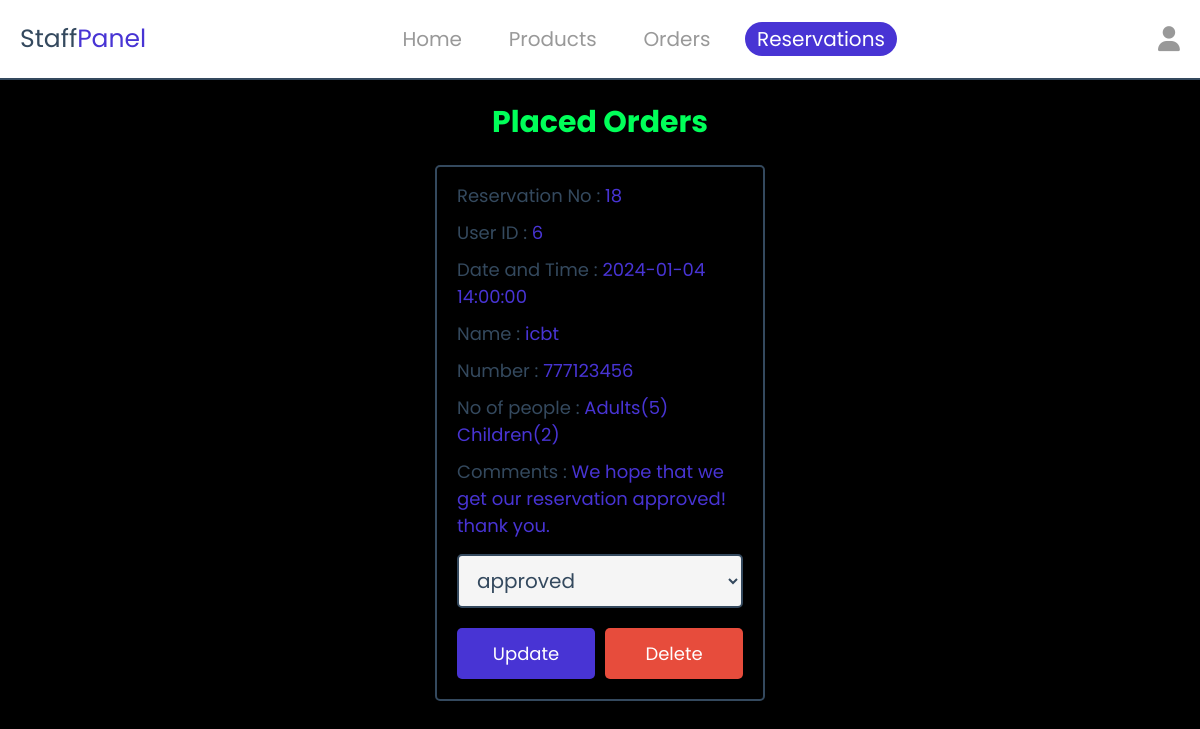
/staff/reservations.php (signed in), run on the app's committed database.
### tables this page shows
CREATE TABLE `reservation` (
  `id` int(11) NOT NULL,
  `user_id` int(11) NOT NULL,
  `date_time` datetime NOT NULL,
  `adults` int(11) NOT NULL,
  `children` int(11) NOT NULL,
  `comments` varchar(255) NOT NULL,
  `name` varchar(50) NOT NULL,
  `number` int(11) NOT NULL,
  `status` varchar(10) NOT NULL
);

### staff/reservations.php (the view, shortened to what this page needs)
<?php
   include('../db/database.php');
?>
<!DOCTYPE html>
<html lang="en">
<head>
   <link rel="stylesheet" href="https://cdnjs.cloudflare.com/ajax/libs/font-awesome/6.1.1/css/all.min.css">
   <link rel="stylesheet" href="../css/admin_style.css">
</head>
<body>
   <?php include '../components/staff_header.php' ?>
   <section class="placed-orders">
      <h1 class="heading">placed orders</h1>
      <div class="box-container">
      <?php
        $select_reservations = $conn->prepare("SELECT * FROM reservation");
        $select_reservations->execute();
        if($select_reservations->rowCount() > 0){
        while($fetch_reservations = $select_reservations->fetch(PDO::FETCH_ASSOC)){
      ?>
    <div class="box">
        <p> Reservation No : <span><?= $fetch_reservations['id']; ?></span> </p>
        <p> User ID : <span><?= $fetch_reservations['user_id']; ?></span> </p>
        <p> Date and Time : <span><?= $fetch_reservations['date_time']; ?></span> </p>
        <p> Name : <span><?= $fetch_reservations['name']; ?></span> </p>
        <p> Number : <span><?= $fetch_reservations['number']; ?></span> </p>
        <p> No of people : <span>Adults(<?= $fetch_reservations['adults']?>)&nbsp;&nbsp;
                        <?= ($fetch_reservations['children'] > 0) ?
                        "Children(".$fetch_reservations['children'].")" : ''; ?></span></p>
        <p> Comments : <span><?= $fetch_reservations['comments']; ?></span> </p>
    <?php
        if($fetch_reservations['status'] == 'pending') {
            $first_option = 'pending';
            $second_option = 'approve';
            $third_option = 'reject';
        }else if($fetch_reservations['status'] == 'approved') {
            $first_option = 'approved';
        }else if($fetch_reservations['status'] == 'rejected') {
            $first_option = 'rejected';
            $second_option = 'approve';
            $third_option = 'pending';
        }
    ?>
        <form action="" method="POST">
            <select name="reservation_status" class="drop-down">
                <option style=";" value="<?= $first_option ?>" selected><?= $first_option ?></option>
            </select>
            <div class="flex-btn">
               <input type="submit" value="update" class="btn" name="update_status">
               <a href="reservations.php?delete=<?= $fetch_reservations['id']; ?>" class="delete-btn" onclick="return confirm('delete this reservation?');">delete</a>
            </div>
         </form>
      </div>
      <?php
        }
      }else{
         echo '<p class="empty">No reservations placed yet!</p>';
      }
      ?>
      </div>
   </section>
</body>
</html>

### CSS/admin_style.css (style rules this page uses)
:root { --blue-color:#4834d4; --red:#e74c3c; --orange:#f39c12; --black:#34495e; --light-bg:#f5f5f5; --light-color:#999; --green: #00ff59; --border:.2rem solid var(--black); --box-shadow:0 .5rem 1rem rgba(0,0,0,.1); }
* { font-family: 'poppins', sans-serif; margin:0; padding:0; box-sizing: border-box; text-decoration: none; outline: none; border:none; }
html { font-size: 62.5%; overflow-x: hidden; }
body { background-color: black; }
section { max-width: 1200px; margin:0 auto; padding:2rem; }
.btn, .delete-btn, .option-btn, .hero-btn { display: block; margin-top: 1rem; border-radius: .5rem; cursor: pointer; width: 100%; font-size: 1.8rem; color: #fff; padding:1.2rem 3rem; text-transform: capitalize; text-align: center; }
.btn { background-color: var(--blue-color); }
.delete-btn { background-color: var(--red); }
.flex-btn { display: flex; gap:1rem; }
.heading { text-align: center; margin-bottom: 2rem; text-transform: capitalize; color:var(--black); font-size: 3rem; }
.placed-orders .heading { color: #00ff59; }
.placed-orders .box-container { display: grid; grid-template-columns: repeat(auto-fit, 33rem); gap:1.5rem; justify-content: center; align-items: flex-start; }
.placed-orders .box-container .box { background-color: #000000; border-radius: .5rem; box-shadow: var(--box-shadow); border:var(--border); padding:2rem; padding-top: 1rem; }
.placed-orders .box-container .box p { padding: .5rem 0; line-height: 1.5; font-size: 1.8rem; color:var(--black); }
.placed-orders .box-container .box p span { color:var(--blue-color); }
.placed-orders .box-container .box .drop-down { width: 100%; margin:1rem 0; background-color: var(--light-bg); padding:1rem 1.4rem; font-size: 2rem; color:var(--black); border:var(--border); border-radius: .5rem; }

### data on the page
reservation: id "18", user "6", date_time "2024-01-04 14:00:00", name "icbt", number "777123456", adults "5", children "2", comments "We hope that we get our reservation approved! thank you.", reservation_status "approved"
